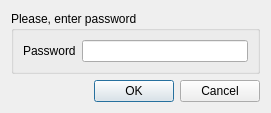
<?xml version="1.0" encoding="UTF-8"?>
<ui version="4.0">
 <class>ConfirmDeleteDialog</class>
 <widget class="QDialog" name="ConfirmDeleteDialog">
  <property name="geometry">
   <rect>
    <x>0</x>
    <y>0</y>
    <width>271</width>
    <height>103</height>
   </rect>
  </property>
  <property name="windowTitle">
   <string>Confirm delete</string>
  </property>
  <layout class="QVBoxLayout" name="verticalLayout">
   <item>
    <widget class="QGroupBox" name="groupBox">
     <property name="title">
      <string>Please, enter password</string>
     </property>
     <layout class="QHBoxLayout" name="horizontalLayout">
      <item>
       <widget class="QLabel" name="labelPassword">
        <property name="text">
         <string>Password</string>
        </property>
       </widget>
      </item>
      <item>
       <widget class="QLineEdit" name="lineEditPassword">
        <property name="echoMode">
         <enum>QLineEdit::Password</enum>
        </property>
       </widget>
      </item>
     </layout>
    </widget>
   </item>
   <item>
    <widget class="QDialogButtonBox" name="buttonBox">
     <property name="orientation">
      <enum>Qt::Horizontal</enum>
     </property>
     <property name="standardButtons">
      <set>QDialogButtonBox::Cancel|QDialogButtonBox::Ok</set>
     </property>
    </widget>
   </item>
  </layout>
 </widget>
 <resources/>
 <connections>
  <connection>
   <sender>buttonBox</sender>
   <signal>accepted()</signal>
   <receiver>ConfirmDeleteDialog</receiver>
   <slot>accept()</slot>
   <hints>
    <hint type="sourcelabel">
     <x>248</x>
     <y>254</y>
    </hint>
    <hint type="destinationlabel">
     <x>157</x>
     <y>274</y>
    </hint>
   </hints>
  </connection>
  <connection>
   <sender>buttonBox</sender>
   <signal>rejected()</signal>
   <receiver>ConfirmDeleteDialog</receiver>
   <slot>reject()</slot>
   <hints>
    <hint type="sourcelabel">
     <x>316</x>
     <y>260</y>
    </hint>
    <hint type="destinationlabel">
     <x>286</x>
     <y>274</y>
    </hint>
   </hints>
  </connection>
 </connections>
</ui>
